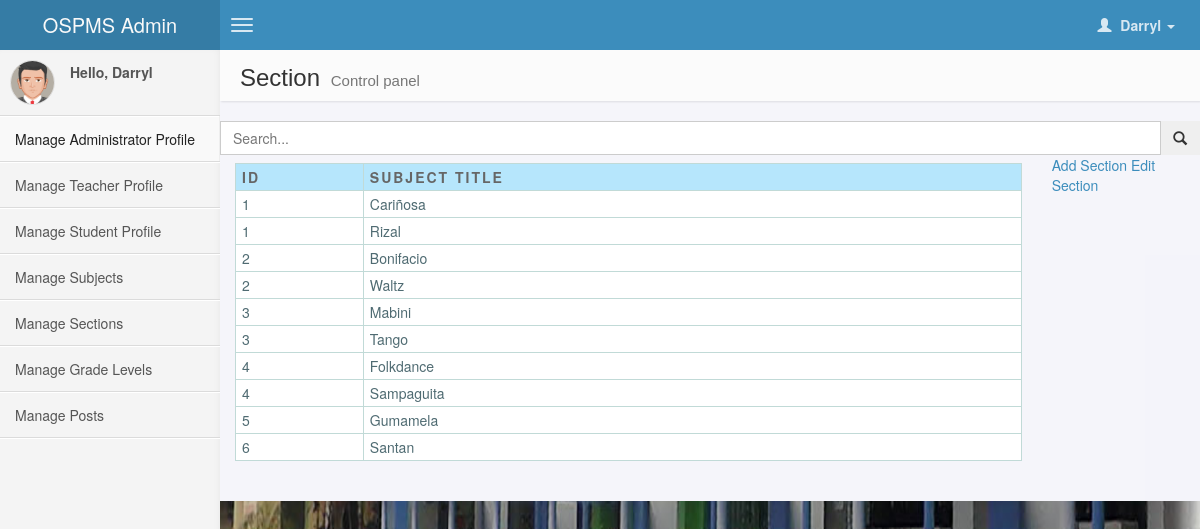
/index.php?r=lss&scs (signed in), run on the app's committed database.
### tables this page shows
CREATE TABLE `section_list` (
  `sectionNo` varchar(2) NOT NULL DEFAULT '',
  `section_name` varchar(20) NOT NULL DEFAULT '',
  PRIMARY KEY (`sectionNo`,`section_name`)
);

### model/administrator.php (called while the page is built, shortened)
<?php
function get_allsection()
{
	include "config/conn.php";
	$sql="Select * from section_list";
	$sql=mysqli_query($cxn,$sql);
	return $sql;
}
?>

### views/admin.php (the view, shortened to what this page needs)
<!DOCTYPE html>
<html>
    <head>
            <link href="views/bootstrap.css" rel="stylesheet"/>
            <link href="views/admin.css" rel="stylesheet" />
    </head>
    <body class="skin-blue" onload="check()">
        <header class="header">
            <a href="index.php?r=lss" class="logo">
                OSPMS Admin
            </a>
            <nav class="navbar navbar-static-top" role="navigation">
                <a href="#" class="navbar-btn sidebar-toggle" data-toggle="offcanvas" role="button">
                    <span class="icon-bar"></span>
                    <span class="icon-bar"></span>
                    <span class="icon-bar"></span>
                </a>
                <div class="navbar-right">
                    <ul class="nav navbar-nav">
                        <li class="dropdown user user-menu">
                            <a href="#" class="dropdown-toggle" data-toggle="dropdown">
                                <i class="glyphicon glyphicon-user"></i>
                                <span>
                            <?php
                                if((isset($_SESSION['reg_fname'])))
                                {
                                echo ''.$_SESSION['reg_fname'].'';
                                }
                            ?>
                        <i class="caret"></i></span>
                            </a>
                        </li>
                    </ul>
                </div>
            </nav>
        </header>
        <div class="wrapper row-offcanvas row-offcanvas-left">
            <aside class="left-side sidebar-offcanvas">
                <section class="sidebar">
                    <div class="user-panel">
                        <div class="pull-left image">
                            <img src="views/res/avatar5.png" class="img-circle" alt="User Image" />
                        </div>
                        <div class="pull-left info">
                        <?php
                        if(isset($_SESSION['reg_fname']))
                        {
                            echo '<p>Hello, '.$_SESSION['reg_fname'].'</p>';
                        }
                        ?>
                        </div>
                    </div>
                    <ul class="sidebar-menu">
                        <li class="active">
                            <a href="index.php?r=lss&ap">
                                <i class=""></i> <span>Manage Administrator Profile </span>
                            </a>
                        </li>
                         <li>
                            <a href="index.php?r=lss&tp">
                                <i class=""></i> <span>Manage Teacher Profile</span>
                            </a>
                        </li>
                         <li>
                            <a href="index.php?r=lss&sp">
                                <i class=""></i> <span>Manage Student Profile</span>
                            </a>
                        </li>
                        <li>
                            <a href="index.php?r=lss&sbs">
                                <i class=""></i> <span>Manage Subjects</span>
                            </a>
                        </li>
                        <li>
                            <a href="index.php?r=lss&scs">
                                <i class=""></i> <span>Manage Sections</span>
                            </a>
                        </li>
                        <li>
                            <a href="index.php?r=lss&gl">
                                <i class=""></i> <span>Manage Grade Levels</span>
                            </a>
                        </li>
                         <li>
                            <a href="index.php?r=lss&ps">
                                <i class=""></i> <span>Manage Posts</span>
                            </a>
                        </li>
                    </ul>
                </section>
            </aside>
            <aside class="right-side">
            <?php
            if(isset($_GET['ap']))
            {
            ?>
                <section class="content-header">
                    <h1>
                        Administrator Profile
                        <small>Control panel</small>
                    </h1>
                </section>
                <section class="content">
                    <div class="row">
                        <div class="input-group">
                            <input type="text" name="q" class="form-control" placeholder="Search..." id="ap_filter" />
                            <span class="input-group-btn">
                                <button type='button' name='search' id='search-btn' class="btn btn-flat"><i class="glyphicon glyphicon-search"></i></button>
                            </span>
                        </div>
                    </div>
                    <div class="row">
                        <section class="col-lg-10 connectedSortable">
                            <table cellpadding="1" cellspacing="1" id="resultTable">
                                <thead>
                                    <tr>
                                        <th>ID</th>
                                        <th>Last Name</th>
                                        <th>First Name</th>
                                        <th>Middle Name</th>
                                        <th>Gender</th>
                                        <th>Status</th>
                                        <th>Birthday</th>
                                        <th>Address</th>
                                        <th>Image</th>
                                    </tr>
                                </thead>
                                <tbody id="ap-box">
                                     <?php
                                        foreach($adminlist as $row)
                                        {
                                            echo '<tr>';
                                            echo '<td>'.$row['reg_id'].'</td>';
                                            echo '<td>'.$row['reg_lname'].'</td>';
                                            echo '<td>'.$row['reg_fname'].'</td>';
                                            echo '<td>'.$row['reg_mname'].'</td>';
                                            echo '<td>'.$row['reg_gender'].'</td>';
                                            echo '<td>'.$row['reg_status'].'</td>';
                                            echo '<td>'.$row['reg_birthday'].'</td>';
                                            echo '<td>'.$row['reg_address'].'</td>';
                                            echo '<td><div align="left"><img src="'.$row['image'].'" class="img-circle" alt="User Image" width="50px;" height="50px;"/></div></td>';
                                            echo '</tr>';
                                        }
                                    ?>
                                </tbody>
                           </table>
                        </section>
                        <section class="col-lg-2 connectedSortable">
                            <a href="#">Add Administrator</a>
                            <a href="#">Edit Profile</a>
                        </section>
                    </div>
                </section>
             <?php
             }
             else if(isset($_GET['scs']))
             {
             ?>
                 <section class="content-header">
                    <h1>
                        Section
                        <small>Control panel</small>
                    </h1>
                </section>
                <section class="content">
                    <div class="row">
                        <div class="input-group">
                            <input type="text" name="q" class="form-control" placeholder="Search..." id="scs_filter"/>
                            <span class="input-group-btn">
                                <button type='button' name='search' id='search-btn' class="btn btn-flat"><i class="glyphicon glyphicon-search"></i></button>
                            </span>
                        </div>
                    </div>
                    <div class="row">
                        <section class="col-lg-10 connectedSortable">
                            <table cellpadding="1" cellspacing="1" id="resultTable">
                                <thead>
                                    <tr>
                                        <th>ID</th>
                                        <th>Subject Title</th>
                                    </tr>
                                </thead>
                                <tbody id="scs-box">
                                     <?php
                                        foreach($sectionlist as $row)
                                        {
                                            echo '<tr>';
                                            echo '<td>'.$row['sectionNo'].'</td>';
                                            echo '<td>'.$row['section_name'].'</td>';
                                            echo '</tr>';
                                        }
                                    ?>
                                </tbody>
                            </table>
                        </section>
                        <section class="col-lg-2 connectedSortable">
                            <a href="#">Add Section</a>
                            <a href="#">Edit Section</a>
                        </section>
                    </div>
                </section>
             <?php
              }
             ?>
            </aside>
        </div>
    </body>
</html>

### data on the page
section_list: sectionNo "1", section_name "Cariñosa"
section_list: sectionNo "1", section_name "Rizal"
section_list: sectionNo "2", section_name "Bonifacio"
section_list: sectionNo "2", section_name "Waltz"
section_list: sectionNo "3", section_name "Mabini"
section_list: sectionNo "3", section_name "Tango"
section_list: sectionNo "4", section_name "Folkdance"
section_list: sectionNo "4", section_name "Sampaguita"
section_list: sectionNo "5", section_name "Gumamela"
section_list: sectionNo "6", section_name "Santan"

### other printed values
$_SESSION['reg_fname'] "Darryl"
